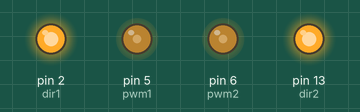
This sketch was run on a simulated Arduino Uno, built with avr-gcc and run on an emulated ATmega328P. Shown: output pins drawn as LEDs (lit = HIGH).

Above: at 0.05 s.
At 1.3 s:
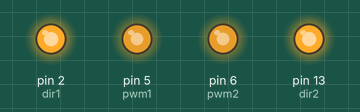
At 2.6 s:
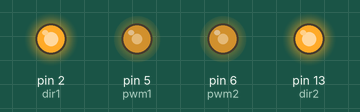
At 5.5 s:
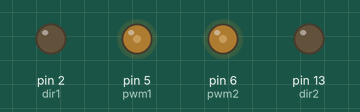
At 8.2 s:
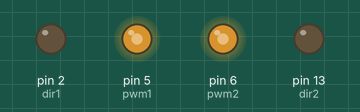
At 10.95 s:
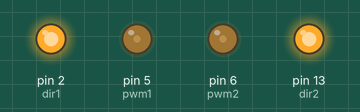
Timing chart, 0 to 15.0 s (numbered marks = the images above):
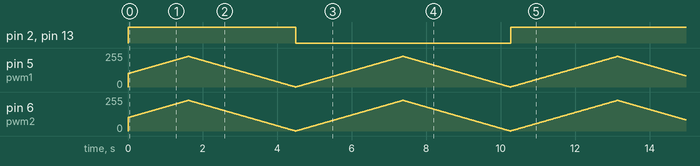

The sketch:

propu_ok.ino
```cpp
int dir1 = 2;
int pwm1 = 5;
int dir2 = 13;
int pwm2 = 6;
int signe = 1;
int dir = 1;
int vitesse = 100;

void setup(){
 pinMode(dir1, OUTPUT);
 pinMode(dir2, OUTPUT);
 pinMode(pwm1, OUTPUT);
 pinMode(pwm2, OUTPUT);
 int prescalerVal = 0x07;
 //TCCR0B = xxxxx010, frequency is 8 kHz
 TCCR0B &= ~prescalerVal;
 //prescalerVal = 1;
 TCCR0B |= 1;

 digitalWrite(dir1, HIGH);
 digitalWrite(dir2, HIGH);

}

void loop(){
  if (vitesse >= 230)
  {
     signe = -1;
  }
  if (vitesse <= 0)
  {
    signe = -1 * signe;
    dir = -1 * dir;
    if (dir == 1)
    {
       digitalWrite(dir1, HIGH);
       digitalWrite(dir2, HIGH);

    }
    else
    {
     digitalWrite(dir1, LOW);
     digitalWrite(dir2, LOW);

    }
  }

 vitesse = vitesse + 1 * signe;

 analogWrite(pwm1, vitesse);
 analogWrite(pwm2, vitesse);


  delay(800);


}
```

Measured:
- by itself, pin 2 (dir1), pin 13 (dir2): alternates HIGH for 5.8 s and LOW for 5.8 s
